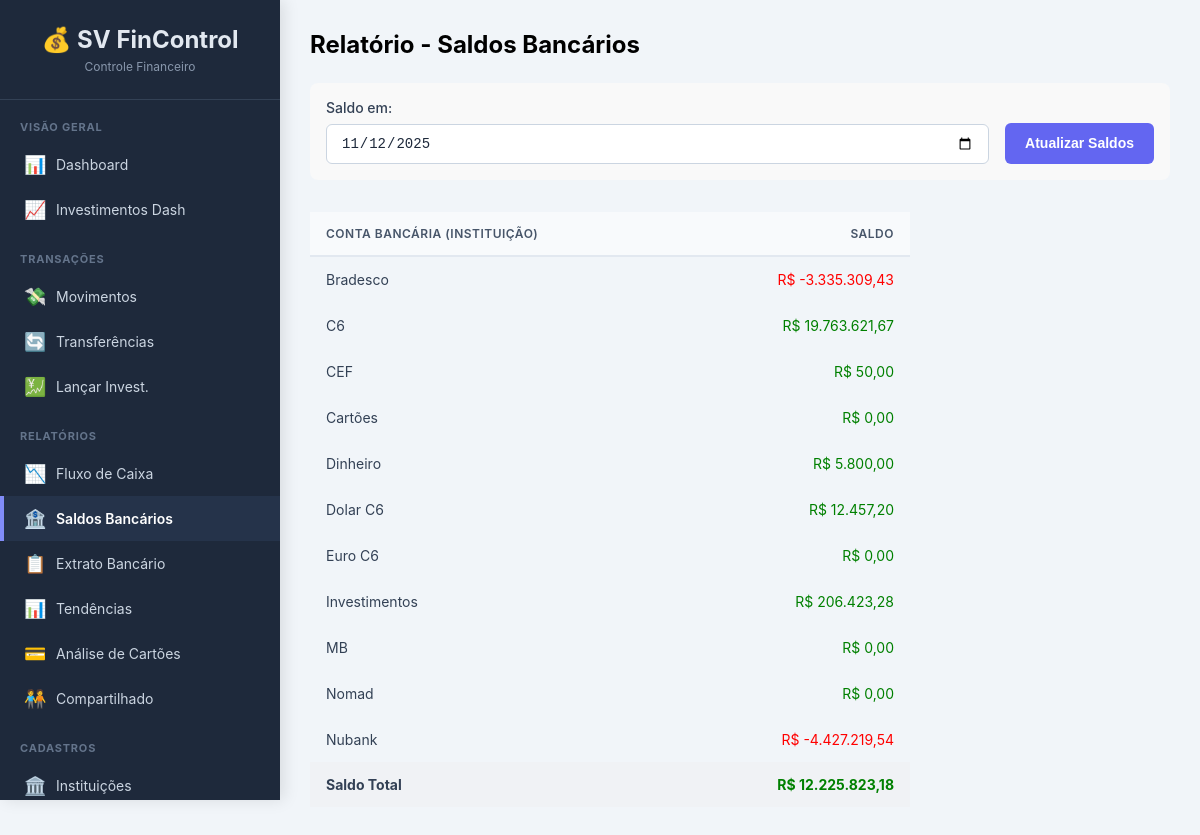
The app's page /relatorio/saldos with its own data.
### tables this page shows
CREATE TABLE instituicoes (
        id INTEGER PRIMARY KEY AUTOINCREMENT,
        descricao TEXT NOT NULL UNIQUE
    );

### app.py (the view)
@app.route('/relatorio/saldos')
def relatorio_saldos():
    conn = get_db_connection()
    data_saldo_str = request.args.get('data_saldo', date.today().strftime('%Y-%m-%d'))
    try:
        data_saldo = datetime.strptime(data_saldo_str, '%Y-%m-%d').date()
    except ValueError:
        flash("Data inválida.", 'error')
        data_saldo = date.today()
        data_saldo_str = data_saldo.strftime('%Y-%m-%d')
    sql = '''
        SELECT i.id, i.descricao AS instituicao,
               (
                   -- 1. MOVIMENTOS: Soma receitas e despesas efetivadas (sem cartão)
                   COALESCE(SUM(CASE
                       WHEN m.status = 'Efetivado'
                       AND m.cartao_id IS NULL
                       AND m.data_efetivacao IS NOT NULL
                       AND date(m.data_efetivacao) <= date(?)
                       THEN m.valor
                       ELSE 0
                   END), 0)

                   +

                   -- 2. TRANSFERÊNCIAS RECEBIDAS (entradas na conta)
                   COALESCE(SUM(CASE
                       WHEN t.status = 'Efetivado'
                       AND t.conta_destino_id = i.id
                       AND t.data_efetivacao IS NOT NULL
                       AND date(t.data_efetivacao) <= date(?)
                       THEN t.valor
                       ELSE 0
                   END), 0)

                   -

                   -- 3. TRANSFERÊNCIAS ENVIADAS (saídas da conta)
                   COALESCE(SUM(CASE
                       WHEN t.status = 'Efetivado'
                       AND t.conta_origem_id = i.id
                       AND t.data_efetivacao IS NOT NULL
                       AND date(t.data_efetivacao) <= date(?)
                       THEN t.valor
                       ELSE 0
                   END), 0)
               ) AS saldo
        FROM instituicoes i
        LEFT JOIN movimentos m ON m.instituicao_id = i.id
        LEFT JOIN transferencias t ON (t.conta_origem_id = i.id OR t.conta_destino_id = i.id)
        GROUP BY i.descricao, i.id
        ORDER BY i.descricao
    '''
    params = [data_saldo_str, data_saldo_str, data_saldo_str]
    saldos_list = []
    saldo_total = 0.0
    try:
        saldos_calculados = conn.execute(sql, params).fetchall()
        conn.close()
        for saldo_row in saldos_calculados:
            saldo = saldo_row['saldo']
            saldos_list.append({
                'instituicao': saldo_row['instituicao'],
                'saldo': saldo
            })
            saldo_total += saldo
    except Exception as e:
        if conn:
            conn.close()
        flash(f"Erro ao calcular saldos: {e}", "error")
        saldos_list = []
        saldo_total = 0.0
    return render_template('relatorio_saldos.html',
                           saldos=saldos_list,
                           data_saldo=data_saldo_str,
                           saldo_total=saldo_total)

### app.py (called while the page is built)
def format_brl(value):
    if pd.isna(value) or value == 0:
         return "R$ 0,00"
    try:
         float_value = float(value)
         if float_value == 0.0 and math.copysign(1.0, float_value) == -1.0:
             return "R$ 0,00"
         return f"R$ {float_value:,.2f}".replace(",", "X").replace(".", ",").replace("X", ".")
    except (ValueError, TypeError):
         return "Valor Inválido"

def get_db_connection():
    conn = sqlite3.connect(DATABASE, detect_types=sqlite3.PARSE_DECLTYPES | sqlite3.PARSE_COLNAMES)
    conn.execute("PRAGMA foreign_keys = ON;")
    conn.execute("PRAGMA journal_mode=WAL")
    conn.row_factory = sqlite3.Row
    return conn

### templates/relatorio_saldos.html (shortened to what this page needs)
{% extends "base.html" %}
{% block content %}
    <h2>Relatório - Saldos Bancários</h2>
    <form method="GET" action="{{ url_for('relatorio_saldos') }}" style="margin: 1.5rem 0; background-color: #f9f9f9; padding: 1rem; border-radius: 8px;">
        <div style="display: flex; gap: 1rem; align-items: flex-end;">
            <div class="form-group" style="margin-bottom: 0; flex-grow: 1;">
                <label for="data_saldo">Saldo em:</label>
                <input type="date" name="data_saldo" value="{{ data_saldo }}">
            </div>
            <button type="submit" class="btn btn-primary">Atualizar Saldos</button>
        </div>
    </form>
    {% if saldos %}
    <table class="table table-bordered table-hover table-sm" style="margin-top: 2rem; max-width: 600px;">
        <thead>
            <tr>
                <th>Conta Bancária (Instituição)</th>
                <th style="text-align: right;">Saldo</th>
            </tr>
        </thead>
        <tbody>
            {% for saldo in saldos %}
            <tr>
                <td>{{ saldo.instituicao }}</td>
                <td style="text-align: right; color: {% if saldo.saldo >= 0 %}green{% else %}red{% endif %};">
                    {{ format_brl(saldo.saldo) }}
                </td>
            </tr>
            {% endfor %}
        </tbody>
        <tfoot>
            <tr style="background-color: #f0f2f5; font-weight: bold;">
                <td>Saldo Total</td>
                <td style="text-align: right; color: {% if saldo_total >= 0 %}green{% else %}red{% endif %};">
                    {{ format_brl(saldo_total) }}
                </td>
            </tr>
        </tfoot>
    </table>
    {% endif %}
{% endblock %}

### templates/base.html (style rules this page uses)
* { margin: 0; padding: 0; box-sizing: border-box; }
body { font-family: -apple-system, BlinkMacSystemFont, "Segoe UI", Roboto, "Helvetica Neue", Arial, sans-serif; background-color: #f1f5f9; min-height: 100vh; display: flex; }
table { width: 100%; border-collapse: collapse; }
thead { background: #f8fafc; }
th { padding: 14px 16px; text-align: left; font-size: 12px; font-weight: 600; color: #475569; text-transform: uppercase; letter-spacing: 0.5px; border-bottom: 2px solid #e2e8f0; white-space: nowrap; }
td { padding: 14px 16px; border-bottom: 1px solid #f1f5f9; color: #334155; font-size: 14px; }
tbody tr:last-child td { border-bottom: none; }
.form-group { margin-bottom: 20px; }
.form-group label { display: block; margin-bottom: 8px; font-weight: 500; font-size: 14px; color: #334155; }
.form-group input, .form-group select, .form-group textarea { width: 100%; padding: 10px 14px; border: 1px solid #cbd5e1; border-radius: 6px; font-size: 14px; transition: border-color 0.2s, box-shadow 0.2s; background: white; color: #1e293b; }
.btn { padding: 10px 20px; border: none; border-radius: 6px; cursor: pointer; font-size: 14px; font-weight: 600; transition: all 0.2s ease-in-out; display: inline-flex; align-items: center; gap: 8px; text-decoration: none; line-height: 1.5; }
.btn-primary { background-color: #6366f1; color: white; }

### records on screen
instituicoes: instituicao "Bradesco", saldo "R$ -3.335.309,43"
instituicoes: instituicao "C6", saldo "R$ 19.763.621,67"
instituicoes: instituicao "CEF", saldo "R$ 50,00"
instituicoes: instituicao "Cartões", saldo "R$ 0,00"
instituicoes: instituicao "Dinheiro", saldo "R$ 5.800,00"
instituicoes: instituicao "Dolar C6", saldo "R$ 12.457,20"
instituicoes: instituicao "Euro C6", saldo "R$ 0,00"
instituicoes: instituicao "Investimentos", saldo "R$ 206.423,28"
instituicoes: instituicao "MB", saldo "R$ 0,00"
instituicoes: instituicao "Nomad", saldo "R$ 0,00"
instituicoes: instituicao "Nubank", saldo "R$ -4.427.219,54"
